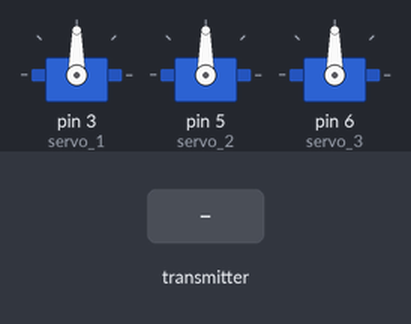
The sketch below on a simulated Arduino Uno, built with avr-gcc and run on an emulated ATmega328P. Parts: 3 × servo. The test bench sets the inputs (shaded band). No radio packets arrive unless stated; what the sketch prints to the serial monitor is not drawn.

Above: at 1.3 s.
1.4 s: the transmitter starts sending text.0 = 0
At 2.6 s:
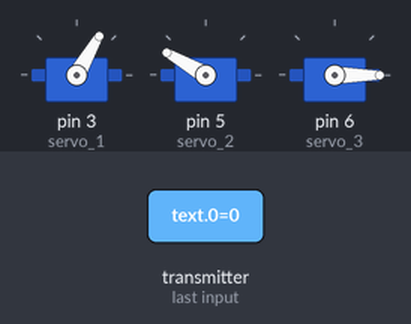
3.0 s: the transmitter starts sending text.1 = 25
At 4.1 s:
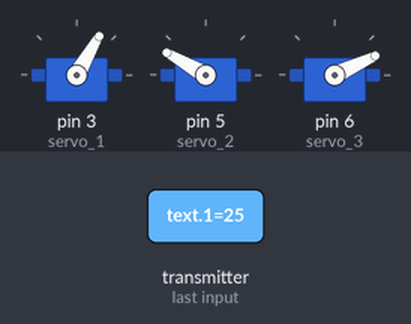
4.5 s: the transmitter starts sending text.0 = 25
At 5.6 s:
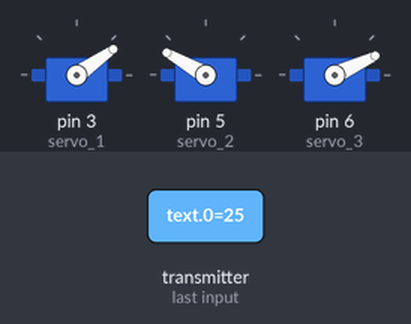
6.0 s: the transmitter starts sending text.1 = 0
At 7.2 s:
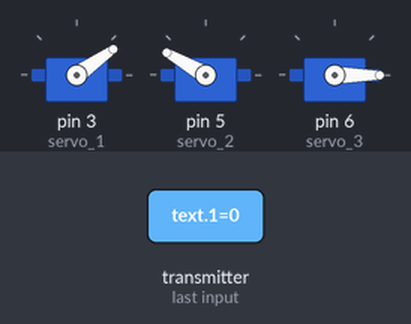
7.5 s: the transmitter starts sending text.0 = 50
At 8.6 s:
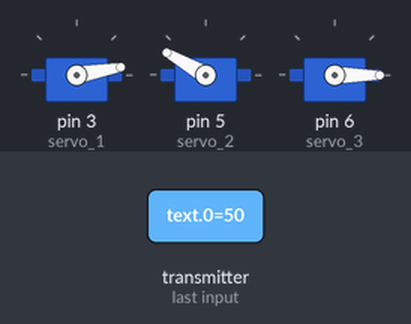
9.0 s: the transmitter starts sending text.1 = 25
At 10.1 s:
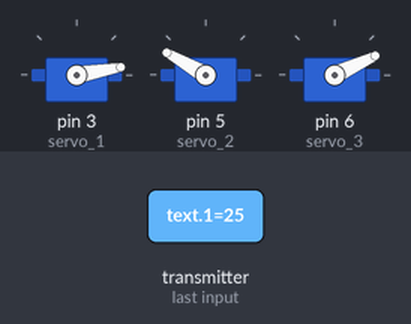
Timing chart, 0 to 11.5 s (numbered marks = the images above; inputs shaded):
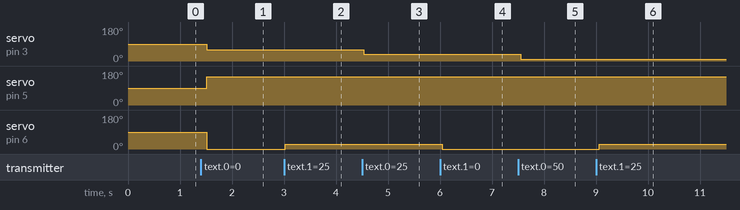

The sketch:

Reciever.ino
```cpp
//Include Libraries
#include <SPI.h>
#include <nRF24L01.h>
#include <RF24.h>
#include<Servo.h>               //Servo Motor Library

Servo servo_1;
Servo servo_2;
Servo servo_3;
int x;
int y;
int Flex;

//create an RF24 object
RF24 radio(9, 8);  // CE, CSN

//address through which two modules communicate.
const byte address[6] = "00001";
double text[3];

void setup()
{

  Serial.begin(9600);

  radio.begin();
  radio.setDataRate(RF24_250KBPS);

  //set the address
  radio.openReadingPipe(1, address);

  //Set module as receiver
  radio.startListening();

  servo_1.attach(3);   // Forward/Reverse_Motor
  servo_2.attach(5);   // Gripper_Motor
  servo_3.attach(6);   // Left/Right_Motor
}

void loop()
{
  //Read the data if available in buffer
  if (radio.available())
  {

    radio.read(text, sizeof(text));
    x=text[0];
    y=text[1];
    Flex=text[2];
    Serial.println(text[0]);
    Serial.println(text[1]);
    Serial.println(text[2]);

  // MPU6050 Code
    if(x >=0 && x <= 60)
  {
     int mov1 = map(x,0,60,60,0);
     Serial.print("Movement in F/R = ");
     Serial.print(mov1);
     Serial.println((char)176);
     servo_1.write(mov1);
  }


  if(y >=0 && y <= 45)
  {
     int mov3 = map(y,45,0,90,0);
     Serial.print("Movement in Right = ");
     Serial.print(mov3);
     Serial.println((char)176);
     servo_3.write(y);
  }

 else if(y >=300 && y <= 345)
  {
     int mov3 = map(y,345,300,90,180);
     Serial.print("Movement in left = ");
     Serial.print(mov3);
     Serial.println((char)176);
     servo_3.write(mov3);
  }

  // flex sensor

  if(Flex==1){
      servo_2.write(180);
    }
  else{
      servo_2.write(150);
     }

  }
  else{
    Serial.println("No radio available");
  }
  delay(500);
}
```

Measured:
- after the input at 1.4 s, servo on pin 3 (servo_1): 90° → 60° after 0.11 s; servo on pin 5 (servo_2): 90° → 150° after 0.11 s; servo on pin 6 (servo_3): 90° → 0° after 0.11 s
- after the input at 3.0 s, servo on pin 6 (servo_3): 0° → 25° at once
- after the input at 4.5 s, servo on pin 3 (servo_1): 60° → 35° at once
- after the input at 6.0 s, servo on pin 6 (servo_3): 25° → 0° at once
- after the input at 7.5 s, servo on pin 3 (servo_1): 35° → 10° after 0.05 s
- after the input at 9.0 s, servo on pin 6 (servo_3): 0° → 25° after 0.06 s
